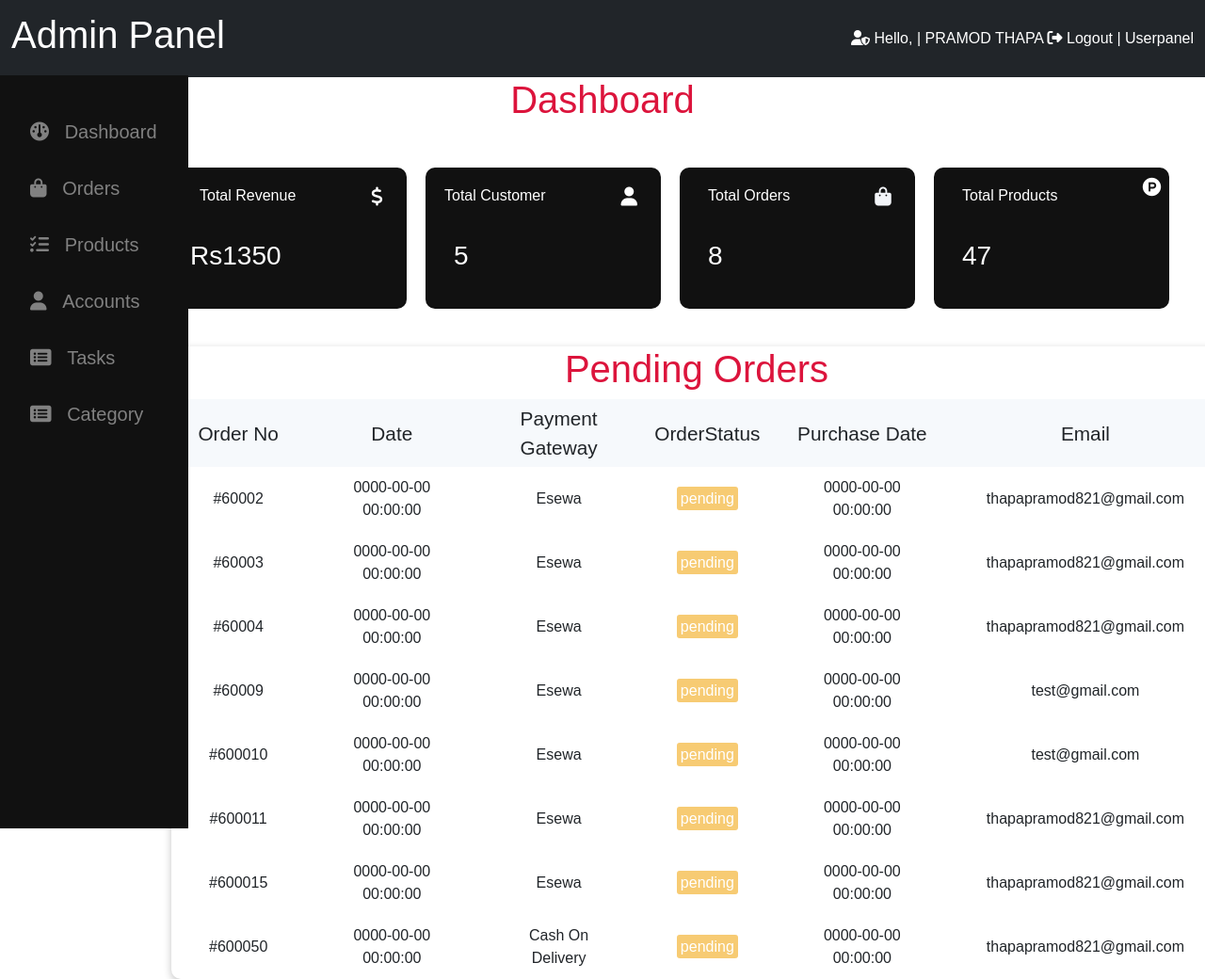
Screenshot of /frontend/pages/admin/homepage.php (signed in) with the database file from the repository.
### tables this page shows
CREATE TABLE `orders` (
  `order_id` int NOT NULL,
  `user_id` int NOT NULL,
  `product_name` varchar(255) DEFAULT NULL,
  `quantity` int NOT NULL,
  `total` int NOT NULL,
  `order_status` varchar(255) DEFAULT NULL,
  `payment_method` varchar(255) DEFAULT NULL,
  `email` varchar(255) DEFAULT NULL,
  `city` varchar(255) DEFAULT NULL,
  `address` varchar(255) DEFAULT NULL,
  `product_image` varchar(255) DEFAULT NULL,
  `purchase_date` datetime DEFAULT CURRENT_TIMESTAMP,
  `product_id` int DEFAULT '1'
);

### frontend/pages/admin/homepage.php (the view, shortened to what this page needs)
<?php
include "./dashboard.php";
include "../../../backend/config/connection.php";
$customer_count = mysqli_query($connect, "SELECT * FROM user_info where usertype = 'user'");
$row_count = mysqli_num_rows($customer_count);
$order_count = mysqli_query($connect, "SELECT * FROM orders where order_status = 'pending'");
$order_row_count = mysqli_num_rows($order_count);
$product_count = mysqli_query($connect, "SELECT * FROM products_details");
$product_row_count = mysqli_num_rows($product_count);
$revenue = mysqli_query($connect, "SELECT SUM(total) as total FROM orders where order_status ='Completed' ");
$revenue_fetch = mysqli_fetch_assoc($revenue);
?>
<!DOCTYPE html>
<html lang="en">
<head>
    <link rel="stylesheet" href="https://cdnjs.cloudflare.com/ajax/libs/font-awesome/6.4.0/css/all.min.css" />
    <link rel="stylesheet" href="../../assets/css/bootstrap.min.css">
    <link rel="stylesheet" href="../../assets/css/admin-css/homepage.css">
</head>
<body>
    <div class="container">
        <div class="row">
            <div class="col">
                <div class="text-center" id="dashboard-heading">
                    <h1 class=""> Dashboard </h1>
                </div>
            </div>
            <div class="detail-container">
                <div class="revenue-container">
                    <div class="revenue-heading">
                        <h6>Total Revenue</h6>
                        <i class="fa-solid fa-dollar-sign fa-lg "></i>
                    </div>
                    <h3> <?php echo "Rs" . "" .  $revenue_fetch['total'];  ?></h3>
                </div>
                <div class="customer-container">
                    <a href="../admin/viewaccounts.php">
                        <div class="heading">
                            <h6>Total Customer</h6>
                            <i class="fa-solid fa-user fa-lg"></i>
                        </div>
                        <h3 style="color: white;"><?php echo $row_count; ?></h3>
                    </a>
                </div>
                <div class="order-container">
                    <a href="../admin/pendingOrder.php">
                        <div class="order-heading">
                            <h6>Total Orders</h6>
                            <i class="fa-solid fa-bag-shopping fa-lg" style="color: #f2f4f8;"></i>
                        </div>
                        <h3><?php echo $order_row_count; ?></h3>
                    </a>
                </div>
                <div class="products-container">
                    <a href="../admin/products.php">
                        <div class="product-heading">
                            <h6>Total Products</h6>
                            <i class="fa-brands fa-product-hunt fa-lg"></i>
                        </div>
                        <h3><?php echo $product_row_count; ?></h3>
                    </a>
                </div>
            </div>
        </div>
        <?php
        include "../../../backend/config/connection.php";
        $stmt = "SELECT * FROM orders where order_status = 'pending'";
        $response = mysqli_query($connect, $stmt);
        ?>
        <div class="main-container">
            <h1 style="text-align: center; color:crimson;">Pending Orders</h1>
            <table>
                <tr>
                    <thead>
                        <th class="order_id">Order No</th>
                        <th>Date</th>
                        <th>Payment Gateway</th>
                        <th>OrderStatus</th>
                        <th>Purchase Date</th>
                        <th class="action">Email</th>
                    </thead>
                </tr>
                <?php if (mysqli_num_rows($response) > 0) { ?>
                    <tbody>
                        <?php while ($row = mysqli_fetch_assoc($response)) { ?>
                            <tr>
                                <td><?php echo $oderid = '#' . 6000 . $row['order_id']; ?></td>
                                <td><?php echo $row['purchase_date']; ?></td>
                                <td><?php echo  $row['payment_method']; ?></td>
                                <td><span class="order_status"><?php echo $oderid =  $row['order_status']; ?></span></td>
                                <td><?php echo  $row['purchase_date']; ?></td>
                                <td><?php echo  $row['email']; ?></td>
                            </tr>
                    <?php }
                    } else {
                        echo "NO ORDER YET MAKE YOU FIRST ORDER";
                    } ?>
                    </tbody>
            </table>
        </div>
</body>
</html>

### frontend/assets/css/admin-css/dashboard.css (style rules this page uses)
#dashboard-heading { color: crimson; }

### frontend/assets/css/admin-css/homepage.css (style rules this page uses)
* { margin: 0; padding: 0; box-sizing: border-box; text-decoration: none; font-family: sans-serif; text-decoration: none; }
html { scroll-behavior: smooth; }
body { background-color: #FFFFFF; }
#dashboard-heading { margin: 0 auto; font-weight: bolder; }
.detail-container { display: flex; margin-left: 100px; margin-top: 40px; width: 1200px; }
.revenue-container { width: 250px; height: 150px; background-color: #111111; color: #FFFFFF; border-radius: 10px; margin-right: 20px; }
.revenue-heading { display: flex; }
.revenue-heading i { margin-top: 30px; margin-left: 80px; }
.customer-container { border-radius: 10px; background-color: #111111; color: #FFFFFF; width: 250px; height: 150px; margin-right: 20px; }
.customer-container a { text-decoration: none; color: #FFFFFF; }
.heading { display: flex; width: 250px; }
.revenue-container h6 { margin-top: 20px; margin-left: 30px; }
.revenue-container h3 { margin-top: 30px; margin-left: 20px; }
.customer-container h6 { margin-top: 20px; margin-left: 20px; }
.customer-container i { margin-top: 30px; margin-left: 80px; }
.customer-container h3 { margin-top: 30px; margin-left: 30px; }
.order-container { border-radius: 10px; background-color: #111111; color: #FFFFFF; width: 250px; height: 150px; margin-right: 20px; text-decoration: none; }
.order-container a { text-decoration: none; color: white; }
.order-heading { display: flex; width: 250px; margin-top: 20px; margin-left: 30px; }
.order-container i { margin-left: 90px; margin-top: 10px; }
.order-container h3 { margin-top: 30px; margin-left: 30px; }
.products-container { border-radius: 10px; background-color: #111111; color: #FFFFFF; width: 250px; height: 150px; }
.products-container a { text-decoration: none; color: white; }
.products-container h3 { margin-top: 30px; margin-left: 30px; }
.product-heading { margin-top: 20px; margin-left: 30px; display: flex; }
.product-heading i { margin-left: 90px; }

### frontend/pages/admin/homepage.php (style rules this page uses)
.main-container { width: 100%; margin-top: 40px; margin-left: 100px; box-shadow: rgba(0, 0, 0, 0.24) 0px 3px 8px; border-radius: 10px; }
table { border-collapse: collapse; }
table thead { margin-right: 40px; background-color: #F6F9FC; }
table thead th { padding: 5px 6px; text-align: center; vertical-align: middle; font-family: sans-serif; font-weight: lighter; font-size: 1.3rem; color: #212529; }
table tbody td { font-size: 1rem; }
tbody tr td { text-align: center; vertical-align: middle; }
table td { padding: 10px 40px; }
.order_status { background-color: #f7cb73; color: #FFFFFF; font-size: 1rem; border: none; padding: 4px; border-radius: 3px; }
table .order_id { text-align: center; vertical-align: middle; }

### rows the page displays
orders: order_id "#60002", purchase_date "0000-00-00 00:00:00", payment_method "Esewa", order_status "pending", email "thapapramod821@gmail.com"
orders: order_id "#60003", purchase_date "0000-00-00 00:00:00", payment_method "Esewa", order_status "pending", email "thapapramod821@gmail.com"
orders: order_id "#60004", purchase_date "0000-00-00 00:00:00", payment_method "Esewa", order_status "pending", email "thapapramod821@gmail.com"
orders: order_id "#60009", purchase_date "0000-00-00 00:00:00", payment_method "Esewa", order_status "pending", email "test@gmail.com"
orders: order_id "#600010", purchase_date "0000-00-00 00:00:00", payment_method "Esewa", order_status "pending", email "test@gmail.com"
orders: order_id "#600011", purchase_date "0000-00-00 00:00:00", payment_method "Esewa", order_status "pending", email "thapapramod821@gmail.com"
orders: order_id "#600015", purchase_date "0000-00-00 00:00:00", payment_method "Esewa", order_status "pending", email "thapapramod821@gmail.com"
orders: order_id "#600050", purchase_date "0000-00-00 00:00:00", payment_method "Cash On Delivery", order_status "pending", email "thapapramod821@gmail.com"

### other values shown
$_SESSION['name'] "PRAMOD THAPA"
$revenue_fetch['total'] "1350"
$row_count "5"
$order_row_count "8"
$product_row_count "47"
